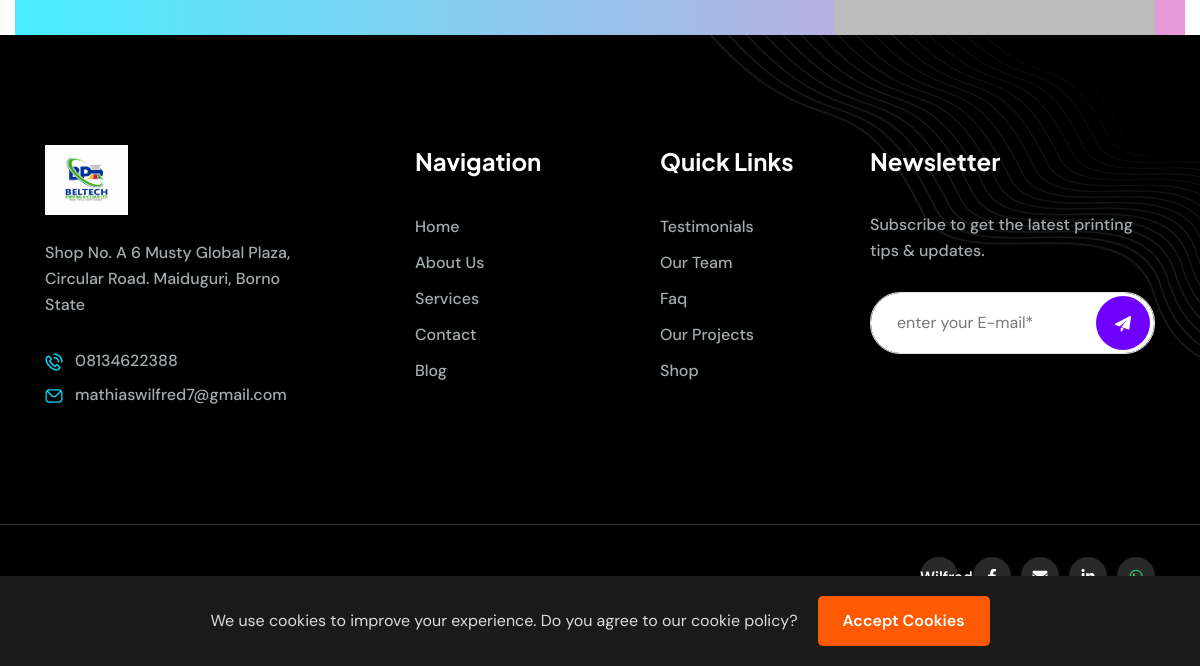
Page /project/ (lower part) on the earlier database version.
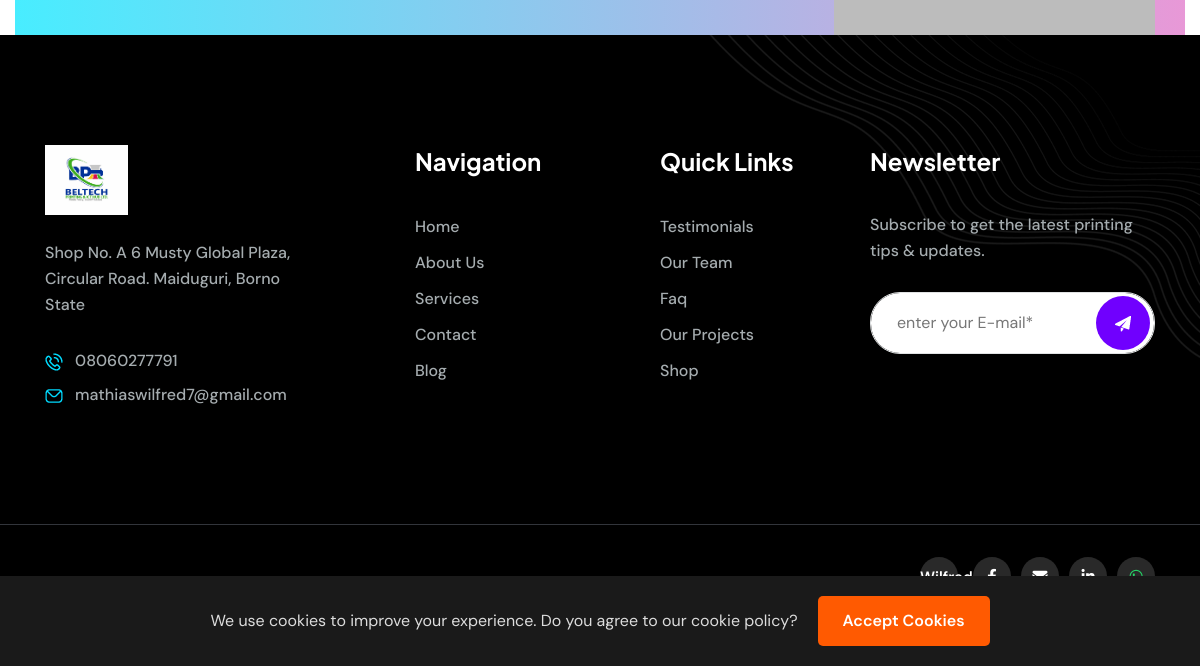
Same page on the later database version.
### beltechApp/models.py (models this page shows, shortened)
class CompanyInformation(models.Model):
    name = models.CharField(max_length=100, default="Beltech Printing")
    address = models.CharField(max_length=255, help_text="e.g. Shop No. A 6, Musty Global Plaza")
    street = models.CharField(max_length=255, help_text="e.g. Circular Road")
    landmark = models.CharField(max_length=255, help_text="e.g. Opposite Nanne and Boi")
    city_state = models.CharField(max_length=100, default="Maiduguri, Borno State")
    about = models.CharField(max_length=200, default='Beltech Printing & ICT Hub (commonly referred to as Beltech Printing Press) is a multi-service business that bridges the gap between traditional high-quality printing and modern digital technology.')
    phone_number = models.CharField(max_length=20)
    email_address = models.EmailField()
    google_maps_link = models.TextField(help_text="Paste the iframe 'src' link here")
    class Meta:
        verbose_name_plural = "Company Information"

### beltechApp/views.py (the view)
# urls.py: path('project/', views.project, name='project' ),
def project(request):
    projects = Already_done_project.objects.all()
    breadcrumb = printingHomePageImage.objects.all()
    context = {
        'projects': projects,
        'navs':breadcrumb
    }
    return render(request, 'beltechApp/project.html', context)

### beltechApp/forms.py
class BlogSearchForm(forms.Form):
    q = forms.CharField(
        label='',
        required=False,
        widget=forms.TextInput(attrs={
            'placeholder': 'Keywords here....',
            'class': 'sidebar__search-input-2' # This matches your CSS
        })
    )

class TestimonialForm(forms.ModelForm):
    rating = forms.IntegerField(
        label='Rate Your Experience (1 to 5 Stars)',
        widget=forms.RadioSelect(choices=[
            (1, '⭐'),
            (2, '⭐⭐'),
            (3, '⭐⭐⭐'),
            (4, '⭐⭐⭐⭐'),
            (5, '⭐⭐⭐⭐⭐')
        ]),
        initial=5,
    )
    class Meta:
        model = Testimonial
        fields = ['name', 'rating', 'message', 'main_image']
        widgets = {
            'name': forms.TextInput(attrs={'class': 'form-control form-control-lg', 'placeholder': 'Your Full Name'}),
            'message': forms.Textarea(attrs={'class': 'form-control', 'rows': 6, 'placeholder': 'Share your detailed experience here...'}),
            'main_image': forms.FileInput(attrs={'class': 'form-control'}), # File inputs need form-control
        }

### beltechApp/templates/beltechApp/project.html (shortened to what this page needs)
{% extends 'beltechApp/base/base.html' %}
{% load static %}
{% block content %}
    <div id="smooth-wrapper">
        <div id="smooth-content">
            {% endblock %}

### beltechApp/templates/beltechApp/base/base.html (shortened to what the changed rows need)
{% load static %}
<!doctype html>
<html class="no-js" lang="zxx">
<head>
    <link rel="stylesheet" href="{% static 'beltechApp/assets/css/bootstrap.css' %}">
    <link rel="stylesheet" href="{% static 'beltechApp/assets/css/animate.css' %}">
    <link rel="stylesheet" href="{% static 'beltechApp/assets/css/swiper-bundle.css' %}">
    <link rel="stylesheet" href="{% static 'beltechApp/assets/css/slick.css' %}">
    <link rel="stylesheet" href="{% static 'beltechApp/assets/css/magnific-popup.css' %}">
    <link rel="stylesheet" href="{% static 'beltechApp/assets/css/font-awesome-pro.css' %}">
    <link rel="stylesheet" href="{% static 'beltechApp/assets/css/flaticon_presvilla.css' %}">
    <link rel="stylesheet" href="{% static 'beltechApp/assets/css/spacing.css' %}">
    <link rel="stylesheet" href="{% static 'beltechApp/assets/css/main.css' %}">
    <link rel="stylesheet" href="{% static 'beltechApp/assets/css/beltech.css' %}">
</head>
<body class="tp-magic-cursor">
<body>
    {% block content %}
    {% endblock %}
    <section class="tp-footer-2-area p-relative z-index-1">
    <div class="tp-footer-top tp-footer-2-top">
        <div class="container">
            <div class="row">
                <div class="col-xl-3 col-lg-3 col-md-6 col-sm-6 mb-50">
                    <div class="tp-footer-widget footer-cols-1 transition-3 wow fadeInUp" data-wow-delay=".3s" data-wow-duration="1s">
                        <div class="tp-footer-text tp-footer-2-text">
                            <p>{{ address.address }}. <br> {{ address.city_state }}</p>
                            <a class="tp-footer-call tp-footer-2-call" href="tel:{{ address.phone_number }}">
                                <span><img src="{% static 'assets/img/footer/phone-icon2.svg' %}" alt=""></span>
                                {{ address.phone_number }}
                            </a>
                            <a class="tp-footer-call tp-footer-2-call" href="mailto:{{ address.email_address }}">
                                <span><img src="{% static 'assets/img/footer/message-icon2.svg' %}" alt=""></span>
                                {{ address.email_address }}
                            </a>
                        </div>
                    </div>
                </div>
            </div>
        </div>
    </div>
</section>
    </div>
</div>
</body>
</html>

Differences in the rows shown:
changed CompanyInformation "Shop No. A 6 Musty Global Plaza, Circular Road": phone_number "08134622388" → "08060277791"
